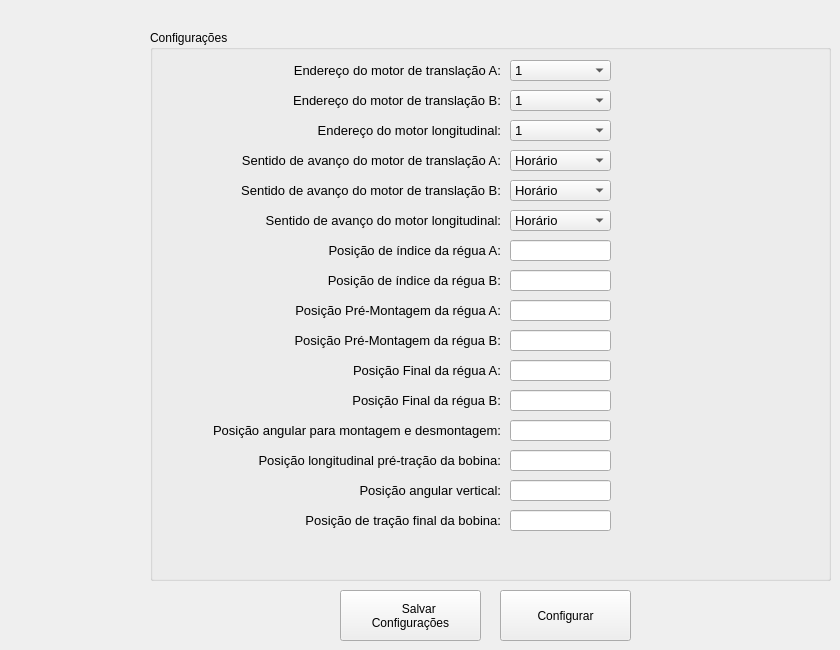
    <widget class="QWidget" name="tab_5">
     <attribute name="title">
      <string>Configurações Gerais</string>
     </attribute>
     <widget class="QGroupBox" name="groupBox_8">
      <property name="geometry">
       <rect>
        <x>150</x>
        <y>30</y>
        <width>681</width>
        <height>551</height>
       </rect>
      </property>
      <property name="title">
       <string>Configurações</string>
      </property>
      <widget class="QComboBox" name="sentido_A">
       <property name="geometry">
        <rect>
         <x>360</x>
         <y>120</y>
         <width>101</width>
         <height>21</height>
        </rect>
       </property>
       <property name="font">
        <font>
         <pointsize>10</pointsize>
        </font>
       </property>
       <item>
        <property name="text">
         <string>Horário</string>
        </property>
       </item>
       <item>
        <property name="text">
         <string>Anti-horário</string>
        </property>
       </item>
      </widget>
      <widget class="QLabel" name="label_39">
       <property name="geometry">
        <rect>
         <x>20</x>
         <y>150</y>
         <width>331</width>
         <height>21</height>
        </rect>
       </property>
       <property name="font">
        <font>
         <pointsize>10</pointsize>
        </font>
       </property>
       <property name="text">
        <string>Sentido de avanço do motor de translação B:</string>
       </property>
       <property name="alignment">
        <set>Qt::AlignRight|Qt::AlignTrailing|Qt::AlignVCenter</set>
       </property>
      </widget>
      <widget class="QComboBox" name="EndDriver_A">
       <property name="geometry">
        <rect>
         <x>360</x>
         <y>30</y>
         <width>101</width>
         <height>21</height>
        </rect>
       </property>
       <property name="font">
        <font>
         <pointsize>10</pointsize>
        </font>
       </property>
       <item>
        <property name="text">
         <string>1</string>
        </property>
       </item>
       <item>
        <property name="text">
         <string>2</string>
        </property>
       </item>
       <item>
        <property name="text">
         <string>3</string>
        </property>
       </item>
       <item>
        <property name="text">
         <string>4</string>
        </property>
       </item>
      </widget>
      <widget class="QLabel" name="label_38">
       <property name="geometry">
        <rect>
         <x>20</x>
         <y>120</y>
         <width>331</width>
         <height>21</height>
        </rect>
       </property>
       <property name="font">
        <font>
         <pointsize>10</pointsize>
        </font>
       </property>
       <property name="text">
        <string>Sentido de avanço do motor de translação A:</string>
       </property>
       <property name="alignment">
        <set>Qt::AlignRight|Qt::AlignTrailing|Qt::AlignVCenter</set>
       </property>
      </widget>
      <widget class="QLabel" name="label_41">
       <property name="geometry">
        <rect>
         <x>20</x>
         <y>240</y>
         <width>331</width>
         <height>21</height>
        </rect>
       </property>
       <property name="font">
        <font>
         <pointsize>10</pointsize>
        </font>
       </property>
       <property name="text">
        <string>Posição de índice da régua B:</string>
       </property>
       <property name="alignment">
        <set>Qt::AlignRight|Qt::AlignTrailing|Qt::AlignVCenter</set>
       </property>
      </widget>
      <widget class="QComboBox" name="sentido_B">
       <property name="geometry">
        <rect>
         <x>360</x>
         <y>150</y>
         <width>101</width>
         <height>21</height>
        </rect>
       </property>
       <property name="font">
        <font>
         <pointsize>10</pointsize>
        </font>
       </property>
       <item>
        <property name="text">
         <string>Horário</string>
        </property>
       </item>
       <item>
        <property name="text">
         <string>Anti-horário</string>
        </property>
       </item>
      </widget>
      <widget class="QLabel" name="label_37">
       <property name="geometry">
        <rect>
         <x>20</x>
         <y>60</y>
         <width>331</width>
         <height>21</height>
        </rect>
       </property>
       <property name="font">
        <font>
         <pointsize>10</pointsize>
        </font>
       </property>
       <property name="text">
        <string>Endereço do motor de translação B:</string>
       </property>
       <property name="alignment">
        <set>Qt::AlignRight|Qt::AlignTrailing|Qt::AlignVCenter</set>
       </property>
      </widget>
      <widget class="QLineEdit" name="indice_B">
       <property name="geometry">
        <rect>
         <x>360</x>
         <y>240</y>
         <width>101</width>
         <height>21</height>
        </rect>
       </property>
       <property name="font">
        <font>
         <pointsize>10</pointsize>
        </font>
       </property>
       <property name="text">
        <string/>
       </property>
      </widget>
      <widget class="QComboBox" name="EndDriver_B">
       <property name="geometry">
        <rect>
         <x>360</x>
         <y>60</y>
         <width>101</width>
         <height>21</height>
        </rect>
       </property>
       <property name="font">
        <font>
         <pointsize>10</pointsize>
        </font>
       </property>
       <item>
        <property name="text">
         <string>1</string>
        </property>
       </item>
       <item>
        <property name="text">
         <string>2</string>
        </property>
       </item>
       <item>
        <property name="text">
         <string>3</string>
        </property>
       </item>
       <item>
        <property name="text">
         <string>4</string>
        </property>
       </item>
      </widget>
      <widget class="QLineEdit" name="indice_A">
       <property name="geometry">
        <rect>
         <x>360</x>
         <y>210</y>
         <width>101</width>
         <height>21</height>
        </rect>
       </property>
       <property name="font">
        <font>
         <pointsize>10</pointsize>
        </font>
       </property>
       <property name="text">
        <string/>
       </property>
      </widget>
      <widget class="QLabel" name="label_35">
       <property name="geometry">
        <rect>
         <x>20</x>
         <y>30</y>
         <width>331</width>
         <height>21</height>
        </rect>
       </property>
       <property name="font">
        <font>
         <pointsize>10</pointsize>
        </font>
       </property>
       <property name="text">
        <string>Endereço do motor de translação A:</string>
       </property>
       <property name="alignment">
        <set>Qt::AlignRight|Qt::AlignTrailing|Qt::AlignVCenter</set>
       </property>
      </widget>
      <widget class="QLabel" name="label_40">
       <property name="geometry">
        <rect>
         <x>20</x>
         <y>210</y>
         <width>331</width>
         <height>21</height>
        </rect>
       </property>
       <property name="font">
        <font>
         <pointsize>10</pointsize>
        </font>
       </property>
       <property name="text">
        <string>Posição de índice da régua A:</string>
       </property>
       <property name="alignment">
        <set>Qt::AlignRight|Qt::AlignTrailing|Qt::AlignVCenter</set>
       </property>
      </widget>
      <widget class="QLabel" name="label_46">
       <property name="geometry">
        <rect>
         <x>20</x>
         <y>90</y>
         <width>331</width>
         <height>21</height>
        </rect>
       </property>
       <property name="font">
        <font>
         <pointsize>10</pointsize>
        </font>
       </property>
       <property name="text">
        <string>Endereço do motor longitudinal:</string>
       </property>
       <property name="alignment">
        <set>Qt::AlignRight|Qt::AlignTrailing|Qt::AlignVCenter</set>
       </property>
      </widget>
      <widget class="QComboBox" name="EndDriver_C">
       <property name="geometry">
        <rect>
         <x>360</x>
         <y>90</y>
         <width>101</width>
         <height>21</height>
        </rect>
       </property>
       <property name="font">
        <font>
         <pointsize>10</pointsize>
        </font>
       </property>
       <item>
        <property name="text">
         <string>1</string>
        </property>
       </item>
       <item>
        <property name="text">
         <string>2</string>
        </property>
       </item>
       <item>
        <property name="text">
         <string>3</string>
        </property>
       </item>
       <item>
        <property name="text">
         <string>4</string>
        </property>
       </item>
      </widget>
      <widget class="QComboBox" name="sentido_C">
       <property name="geometry">
        <rect>
         <x>360</x>
         <y>180</y>
         <width>101</width>
         <height>21</height>
        </rect>
       </property>
       <property name="font">
        <font>
         <pointsize>10</pointsize>
        </font>
       </property>
       <item>
        <property name="text">
         <string>Horário</string>
        </property>
       </item>
       <item>
        <property name="text">
         <string>Anti-horário</string>
        </property>
       </item>
      </widget>
      <widget class="QLabel" name="label_47">
       <property name="geometry">
        <rect>
         <x>20</x>
         <y>180</y>
         <width>331</width>
         <height>21</height>
        </rect>
       </property>
       <property name="font">
        <font>
         <pointsize>10</pointsize>
        </font>
       </property>
       <property name="text">
        <string>Sentido de avanço do motor longitudinal:</string>
       </property>
       <property name="alignment">
        <set>Qt::AlignRight|Qt::AlignTrailing|Qt::AlignVCenter</set>
       </property>
      </widget>
      <widget class="QLabel" name="label_42">
       <property name="geometry">
        <rect>
         <x>20</x>
         <y>270</y>
         <width>331</width>
         <height>21</height>
        </rect>
       </property>
       <property name="font">
        <font>
         <pointsize>10</pointsize>
        </font>
       </property>
       <property name="text">
        <string>Posição Pré-Montagem da régua A:</string>
       </property>
       <property name="alignment">
        <set>Qt::AlignRight|Qt::AlignTrailing|Qt::AlignVCenter</set>
       </property>
      </widget>
      <widget class="QLineEdit" name="premont_A">
       <property name="geometry">
        <rect>
         <x>360</x>
         <y>270</y>
         <width>101</width>
         <height>21</height>
        </rect>
       </property>
       <property name="font">
        <font>
         <pointsize>10</pointsize>
        </font>
       </property>
       <property name="text">
        <string/>
       </property>
      </widget>
      <widget class="QLineEdit" name="premont_B">
       <property name="geometry">
        <rect>
         <x>360</x>
         <y>300</y>
         <width>101</width>
         <height>21</height>
        </rect>
       </property>
       <property name="font">
        <font>
         <pointsize>10</pointsize>
        </font>
       </property>
       <property name="text">
        <string/>
       </property>
      </widget>
      <widget class="QLabel" name="label_50">
       <property name="geometry">
        <rect>
         <x>20</x>
         <y>300</y>
         <width>331</width>
         <height>21</height>
        </rect>
       </property>
       <property name="font">
        <font>
         <pointsize>10</pointsize>
        </font>
       </property>
       <property name="text">
        <string>Posição Pré-Montagem da régua B:</string>
       </property>
       <property name="alignment">
        <set>Qt::AlignRight|Qt::AlignTrailing|Qt::AlignVCenter</set>
       </property>
      </widget>
      <widget class="QLabel" name="label_51">
       <property name="geometry">
        <rect>
         <x>20</x>
         <y>330</y>
         <width>331</width>
         <height>21</height>
        </rect>
       </property>
       <property name="font">
        <font>
         <pointsize>10</pointsize>
        </font>
       </property>
       <property name="text">
        <string>Posição Final da régua A:</string>
       </property>
       <property name="alignment">
        <set>Qt::AlignRight|Qt::AlignTrailing|Qt::AlignVCenter</set>
       </property>
      </widget>
      <widget class="QLineEdit" name="final_A">
       <property name="geometry">
        <rect>
         <x>360</x>
         <y>330</y>
         <width>101</width>
         <height>21</height>
        </rect>
       </property>
       <property name="font">
        <font>
         <pointsize>10</pointsize>
        </font>
       </property>
       <property name="text">
        <string/>
       </property>
      </widget>
      <widget class="QLineEdit" name="final_B">
       <property name="geometry">
        <rect>
         <x>360</x>
         <y>360</y>
         <width>101</width>
         <height>21</height>
        </rect>
       </property>
       <property name="font">
        <font>
         <pointsize>10</pointsize>
        </font>
       </property>
       <property name="text">
        <string/>
       </property>
      </widget>
      <widget class="QLabel" name="label_52">
       <property name="geometry">
        <rect>
         <x>20</x>
         <y>360</y>
         <width>331</width>
         <height>21</height>
        </rect>
       </property>
       <property name="font">
        <font>
         <pointsize>10</pointsize>
        </font>
       </property>
       <property name="text">
        <string>Posição Final da régua B:</string>
       </property>
       <property name="alignment">
        <set>Qt::AlignRight|Qt::AlignTrailing|Qt::AlignVCenter</set>
       </property>
      </widget>
      <widget class="QLineEdit" name="pos_trac">
       <property name="geometry">
        <rect>
         <x>360</x>
         <y>480</y>
         <width>101</width>
         <height>21</height>
        </rect>
       </property>
       <property name="font">
        <font>
         <pointsize>10</pointsize>
        </font>
       </property>
       <property name="text">
        <string/>
       </property>
      </widget>
      <widget class="QLineEdit" name="pos_ang">
       <property name="geometry">
        <rect>
         <x>360</x>
         <y>390</y>
         <width>101</width>
         <height>21</height>
        </rect>
       </property>
       <property name="font">
        <font>
         <pointsize>10</pointsize>
        </font>
       </property>
       <property name="text">
        <string/>
       </property>
      </widget>
      <widget class="QLineEdit" name="pos_long">
       <property name="geometry">
        <rect>
         <x>360</x>
         <y>420</y>
         <width>101</width>
         <height>21</height>
        </rect>
       </property>
       <property name="font">
        <font>
         <pointsize>10</pointsize>
        </font>
       </property>
       <property name="text">
        <string/>
       </property>
      </widget>
      <widget class="QLabel" name="label_45">
       <property name="geometry">
        <rect>
         <x>20</x>
         <y>450</y>
         <width>331</width>
         <height>21</height>
        </rect>
       </property>
       <property name="font">
        <font>
         <pointsize>10</pointsize>
        </font>
       </property>
       <property name="text">
        <string>Posição angular vertical:</string>
       </property>
       <property name="alignment">
        <set>Qt::AlignRight|Qt::AlignTrailing|Qt::AlignVCenter</set>
       </property>
      </widget>
      <widget class="QLabel" name="label_44">
       <property name="geometry">
        <rect>
         <x>20</x>
         <y>480</y>
         <width>331</width>
         <height>21</height>
        </rect>
       </property>
       <property name="font">
        <font>
         <pointsize>10</pointsize>
        </font>
       </property>
       <property name="text">
        <string>Posição de tração final da bobina:</string>
       </property>
       <property name="alignment">
        <set>Qt::AlignRight|Qt::AlignTrailing|Qt::AlignVCenter</set>
       </property>
      </widget>
      <widget class="QLineEdit" name="pos_ver">
       <property name="geometry">
        <rect>
         <x>360</x>
         <y>450</y>
         <width>101</width>
         <height>21</height>
        </rect>
       </property>
       <property name="font">
        <font>
         <pointsize>10</pointsize>
        </font>
       </property>
       <property name="text">
        <string/>
       </property>
      </widget>
      <widget class="QLabel" name="label_43">
       <property name="geometry">
        <rect>
         <x>20</x>
         <y>390</y>
         <width>331</width>
         <height>21</height>
        </rect>
       </property>
       <property name="font">
        <font>
         <pointsize>10</pointsize>
        </font>
       </property>
       <property name="text">
        <string>Posição angular para montagem e desmontagem:</string>
       </property>
       <property name="alignment">
        <set>Qt::AlignRight|Qt::AlignTrailing|Qt::AlignVCenter</set>
       </property>
      </widget>
      <widget class="QLabel" name="label_48">
       <property name="geometry">
        <rect>
         <x>20</x>
         <y>420</y>
         <width>331</width>
         <height>21</height>
        </rect>
       </property>
       <property name="font">
        <font>
         <pointsize>10</pointsize>
        </font>
       </property>
       <property name="text">
        <string>Posição longitudinal pré-tração da bobina:</string>
       </property>
       <property name="alignment">
        <set>Qt::AlignRight|Qt::AlignTrailing|Qt::AlignVCenter</set>
       </property>
      </widget>
     </widget>
     <widget class="QPushButton" name="ConfGeral">
      <property name="geometry">
       <rect>
        <x>500</x>
        <y>590</y>
        <width>131</width>
        <height>51</height>
       </rect>
      </property>
      <property name="text">
       <string>Configurar</string>
      </property>
      <property name="icon">
       <iconset>
        <normaloff>imagens/configure.png</normaloff>imagens/configure.png</iconset>
      </property>
     </widget>
     <widget class="QPushButton" name="salvar_config_2">
      <property name="geometry">
       <rect>
        <x>340</x>
        <y>590</y>
        <width>141</width>
        <height>51</height>
       </rect>
      </property>
      <property name="text">
       <string>     Salvar
Configurações</string>
      </property>
      <property name="icon">
       <iconset>
        <normaloff>imagens/save.png</normaloff>imagens/save.png</iconset>
      </property>
      <property name="iconSize">
       <size>
        <width>20</width>
        <height>20</height>
       </size>
      </property>
     </widget>
    </widget>
